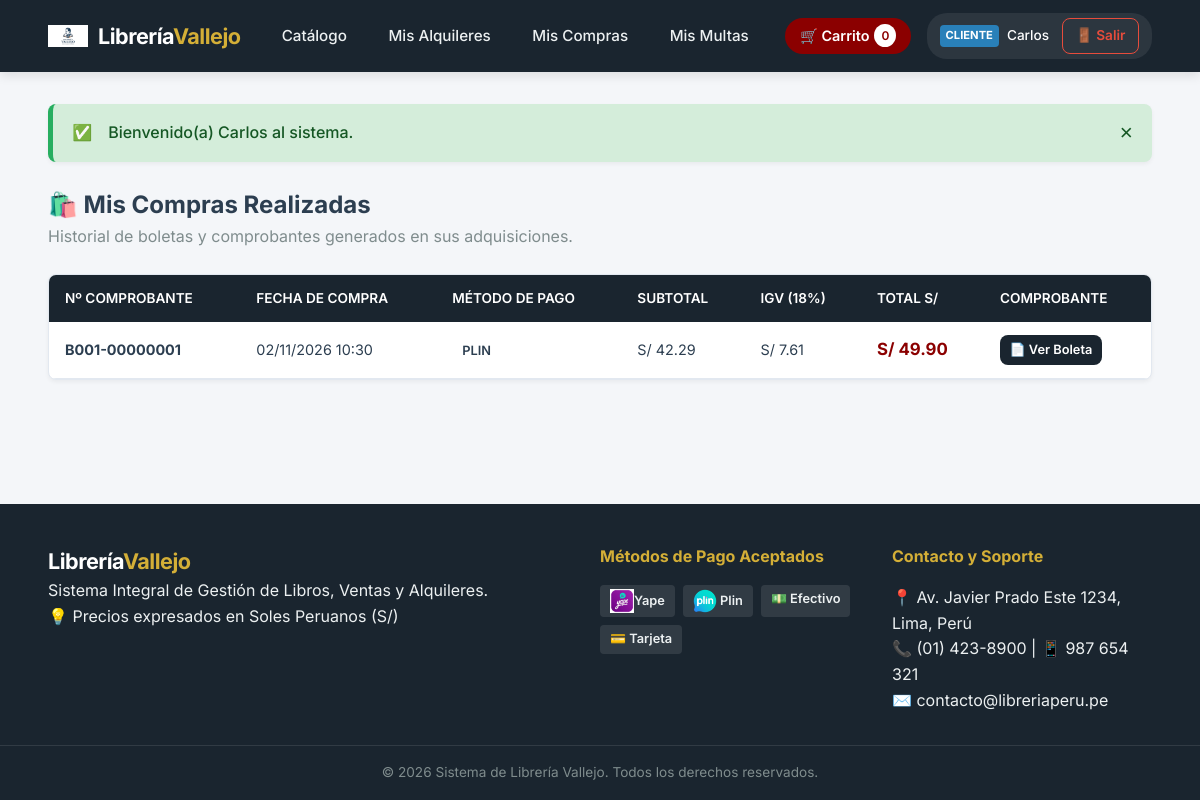
The app's page /modulos/cliente/mis_compras.php (signed in) with its own data.
### tables this page shows
CREATE TABLE `ventas` (
  `id_venta` int(11) NOT NULL,
  `id_usuario` int(11) NOT NULL,
  `num_comprobante` varchar(30) NOT NULL,
  `subtotal` decimal(10,2) NOT NULL DEFAULT '0.00',
  `igv` decimal(10,2) NOT NULL DEFAULT '0.00',
  `total` decimal(10,2) NOT NULL DEFAULT '0.00',
  `metodo_pago` enum('EFECTIVO','YAPE','PLIN','TARJETA','TRANSFERENCIA') NOT NULL DEFAULT 'EFECTIVO',
  `num_operacion` varchar(50) DEFAULT NULL,
  `fecha_venta` datetime NOT NULL DEFAULT CURRENT_TIMESTAMP
);

### modulos/cliente/mis_compras.php (the view, shortened to what this page needs)
<?php
require_once __DIR__ . '/../../config/conexion.php';
$id_usuario_logueado = (int)$_SESSION['usuario_id'];
$sql_mis_ventas = "SELECT * FROM ventas WHERE id_usuario = $id_usuario_logueado ORDER BY id_venta DESC";
$res_mis_ventas = mysqli_query($conexion, $sql_mis_ventas);
include_once __DIR__ . '/../../includes/header.php';
?>
<div style="margin-bottom: 1.5rem;">
    <h2>🛍️ Mis Compras Realizadas</h2>
    <p style="color: var(--text-muted);">Historial de boletas y comprobantes generados en sus adquisiciones.</p>
</div>
<div class="table-responsive">
    <table class="tabla-custom">
        <thead>
            <tr>
                <th>Nº Comprobante</th>
                <th>Fecha de Compra</th>
                <th>Método de Pago</th>
                <th>Subtotal</th>
                <th>IGV (18%)</th>
                <th>Total S/</th>
                <th>Comprobante</th>
            </tr>
        </thead>
        <tbody>
            <?php if (mysqli_num_rows($res_mis_ventas) === 0): ?>
                <tr>
                    <td colspan="7" style="text-align: center;">Usted aún no registra compras de libros en la tienda.</td>
                </tr>
            <?php else: ?>
                <?php while ($v = mysqli_fetch_assoc($res_mis_ventas)): ?>
                    <tr>
                        <td><strong><?php echo htmlspecialchars($v['num_comprobante']); ?></strong></td>
                        <td><?php echo date('d/m/Y H:i', strtotime($v['fecha_venta'])); ?></td>
                        <td>
                            <span class="badge-pago <?php echo strtolower($v['metodo_pago']); ?>">
                                <?php echo htmlspecialchars($v['metodo_pago']); ?>
                            </span>
                        </td>
                        <td>S/ <?php echo number_format($v['subtotal'], 2); ?></td>
                        <td>S/ <?php echo number_format($v['igv'], 2); ?></td>
                        <td><strong style="color: var(--primary); font-size: 1.05rem;">S/ <?php echo number_format($v['total'], 2); ?></strong></td>
                        <td>
                            <a href="<?php echo BASE_URL; ?>modulos/ventas/comprobante.php?id=<?php echo $v['id_venta']; ?>" class="btn btn-secondary btn-sm" title="Ver Boleta">📄 Ver Boleta</a>
                        </td>
                    </tr>
                <?php endwhile; ?>
            <?php endif; ?>
        </tbody>
    </table>
</div>
<?php include_once __DIR__ . '/../../includes/footer.php'; ?>

### public/assets/css/style.css (style rules this page uses)
:root { --primary: #8b0000; --primary-hover: #660000; --secondary: #1a252f; --accent: #d4af37; --bg-light: #f4f6f9; --bg-card: #ffffff; --text-dark: #2c3e50; --text-muted: #7f8c8d; --border-color: #e2e8f0; --success: #27ae60; --danger: #e74c3c; --warning: #f39c12; --info: #2980b9; --shadow-sm: 0 2px 4px rgba(0,0,0,0.05); --shadow-md: 0 4px 10px rgba(0,0,0,0.1); --radius: 8px; --transition: all 0.25s ease-in-out; }
* { margin: 0; padding: 0; box-sizing: border-box; }
body { font-family: 'Inter', -apple-system, BlinkMacSystemFont, "Segoe UI", Roboto, sans-serif; background-color: var(--bg-light); color: var(--text-dark); line-height: 1.6; display: flex; flex-direction: column; min-height: 100vh; }
.btn { display: inline-block; padding: 0.5rem 1rem; font-size: 0.9rem; font-weight: 600; text-align: center; border: none; border-radius: var(--radius); cursor: pointer; text-decoration: none; transition: var(--transition); }
.btn-secondary { background-color: var(--secondary); color: #fff; }
.btn-sm { padding: 0.3rem 0.6rem; font-size: 0.8rem; }
.table-responsive { width: 100%; overflow-x: auto; background-color: var(--bg-card); border-radius: var(--radius); box-shadow: var(--shadow-sm); border: 1px solid var(--border-color); margin-bottom: 1.5rem; }
.tabla-custom { width: 100%; border-collapse: collapse; text-align: left; }
.tabla-custom th { background-color: var(--secondary); color: #fff; padding: 0.8rem 1rem; font-weight: 600; font-size: 0.85rem; text-transform: uppercase; }
.tabla-custom td { padding: 0.8rem 1rem; border-bottom: 1px solid var(--border-color); font-size: 0.9rem; }
.badge-pago { padding: 4px 10px; border-radius: 4px; font-size: 0.8rem; font-weight: 600; background-color: rgba(255,255,255,0.1); }

### records on screen
ventas: num_comprobante "B001-00000001", fecha_venta "02/11/2026 10:30", metodo_pago "PLIN", subtotal "42.29", igv "7.61", total "49.90"

### other values on screen
$cant_carrito "0"
$usuario_actual['rol'] "CLIENTE"
$usuario_actual['nombre'] "Carlos"
$mensaje "Bienvenido(a) Carlos al sistema."
